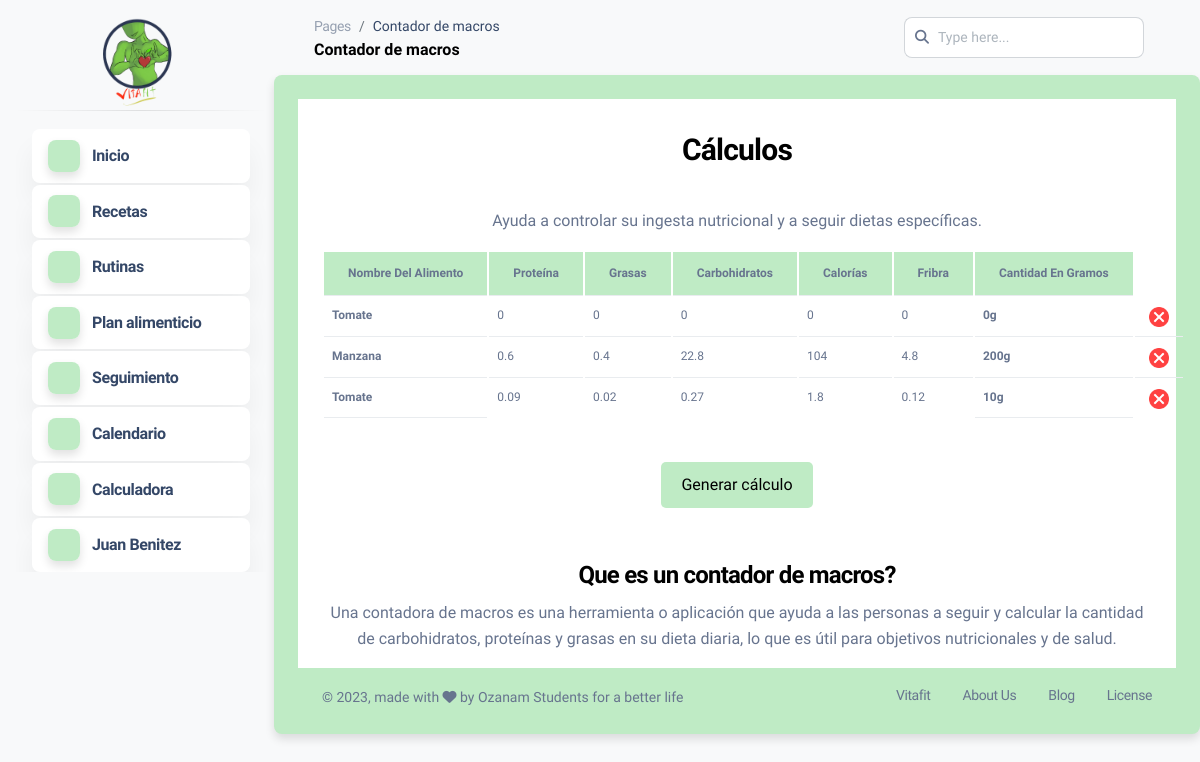
/dashboard.php?mod=calculadora (signed in), run on the app's committed database.
### tables this page shows
CREATE TABLE `calculadora` (
  `id_calculo` int(1) NOT NULL,
  `id_alimento` int(12) NOT NULL,
  `cantidad` int(4) NOT NULL,
  `numero_identificacion` bigint(15) NOT NULL
);

CREATE TABLE `macros` (
  `id_alimentos` int(1) NOT NULL,
  `proteina` float NOT NULL,
  `grasas` float NOT NULL,
  `carbohidratos` float NOT NULL,
  `calorias` float NOT NULL,
  `fibra` float NOT NULL,
  `nombre_alimento` varchar(30) NOT NULL
);

### modulos/macros/calculadora.php (the view, shortened to what this page needs)
<div class="container cuerpo">
<div class="row">
<center>
<div class="col-md-12">
<h3 class="titulo">Cálculos</h3>
<p>Ayuda a controlar su ingesta nutricional y a seguir dietas específicas.</p>
<table class="table">
<thead class="thead">
<tr>
<th scope="col">Nombre del alimento</th>
<th scope="col">Proteína</th>
<th scope="col">Grasas</th>
<th scope="col">Carbohidratos</th>
<th scope="col">Calorías</th>
<th scope="col">Fribra</th>
<th scope="col">Cantidad en gramos</th>
</tr>
  </thead>
  <tbody>
<?php
      include "conexion.php";
      if (isset($_SESSION['documento'])){
        $dato=$_SESSION['documento'];
        $consulta=mysqli_query($conexion,"SELECT * FROM calculadora WHERE numero_identificacion LIKE '%$dato%';") or die ($conexion."Error en la consulta");
        $cantidad = mysqli_num_rows($consulta);
        if($cantidad > 0){
            while($fila=mysqli_fetch_array($consulta)){
                $cantidad = $fila['cantidad'];
                $id_alimento = $fila['id_alimento'];
                $consulta_alimento=mysqli_query($conexion,"SELECT * FROM macros WHERE id_alimentos LIKE '%$id_alimento%';") or die ($conexion."Error en la consulta");
                if($fila=mysqli_fetch_array($consulta_alimento)){
                    $proteina = $fila['proteina'];
                    $grasas = $fila['grasas'];
                    $carbohidratos = $fila['carbohidratos'];
                    $calorias = $fila['calorias'];
                    $fibra = $fila['fibra'];
                    $nombre = $fila['nombre_alimento'];
                    $proteina1 = $proteina/100;
                    $grasas1 = $grasas/100;
                    $carbohidratos1 = $carbohidratos/100;
                    $calorias1 = $calorias/100;
                    $fibra1 = $fibra/100;
                    $proteina2 = $proteina1*$cantidad;
                    $grasas2 = $grasas1*$cantidad;
                    $carbohidratos2 = $carbohidratos1*$cantidad;
                    $calorias2 = $calorias1*$cantidad;
                    $fibra2 = $fibra1*$cantidad;
                    ?>
        <tr>
          <th><?php echo $nombre; ?></th>
          <td><?php echo $proteina2; ?></td>
          <td><?php echo $grasas2; ?></td>
          <td><?php echo $carbohidratos2; ?></td>
          <td><?php echo $calorias2; ?></td>
          <td><?php echo $fibra2; ?></td>
            <?php
                }
            ?>
          <th><?php echo $cantidad,"g"; ?></th>
          <td>
            <form action="dashboard.php?mod=calculadora" method="POST">
              <button type="submit" name="btn_eliminar" style="background-color: transparent; border: 0px;">
                <img src="img/boton-eliminar.png" alt="eliminar" width="20">
              </button>
            </form>
          </td>
        </tr>
        <?php
      }
      }
        ?>
          </tbody>
        </table>
        <br>
        <form action="dashboard.php?mod=menu_alimentos" method="POST">
          <button type="submit" name="btn_generar" class="btn_consulta">Generar cálculo</button>
        </form>
        <br><br>
        <h4>Que es un contador de macros?</h4>
        <p>
Una contadora de macros es una herramienta o aplicación que ayuda a las personas a seguir y calcular la cantidad de carbohidratos, proteínas y grasas en su dieta diaria, lo que es útil para objetivos nutricionales y de salud.</p>
        </center>
        </div>
        </div>
        <?php
    }
?>

### modulos/macros/calculadora.php (style rules this page uses)
.table { font-size: 12px; }
.thead { background-color:#BFEBC5; }
.btn_consulta { background-color:#BFEBC5; padding: 10px 20px; color: black; border: none; border-radius: 5px; font-size: 16px; cursor: pointer; transition: transform 0.3s ease; }
.cuerpo { background-color:white; position: relative; }
.titulo { padding: 30px 20px; }

### data on the page
calculadora: id_alimento.nombre_alimento "Tomate", proteina2 "0", grasas2 "0", carbohidratos2 "0", calorias2 "0", fibra2 "0", cantidad "0"
calculadora: id_alimento.nombre_alimento "Manzana", proteina2 "0.6", grasas2 "0.4", carbohidratos2 "22.8", calorias2 "104", fibra2 "4.8", cantidad "200"
calculadora: id_alimento.nombre_alimento "Tomate", proteina2 "0.09", grasas2 "0.02", carbohidratos2 "0.27", calorias2 "1.8", fibra2 "0.12", cantidad "10"

### other printed values
$_SESSION['primer_nombre'] "Juan"
$_SESSION['primer_apellido'] "Benitez"
